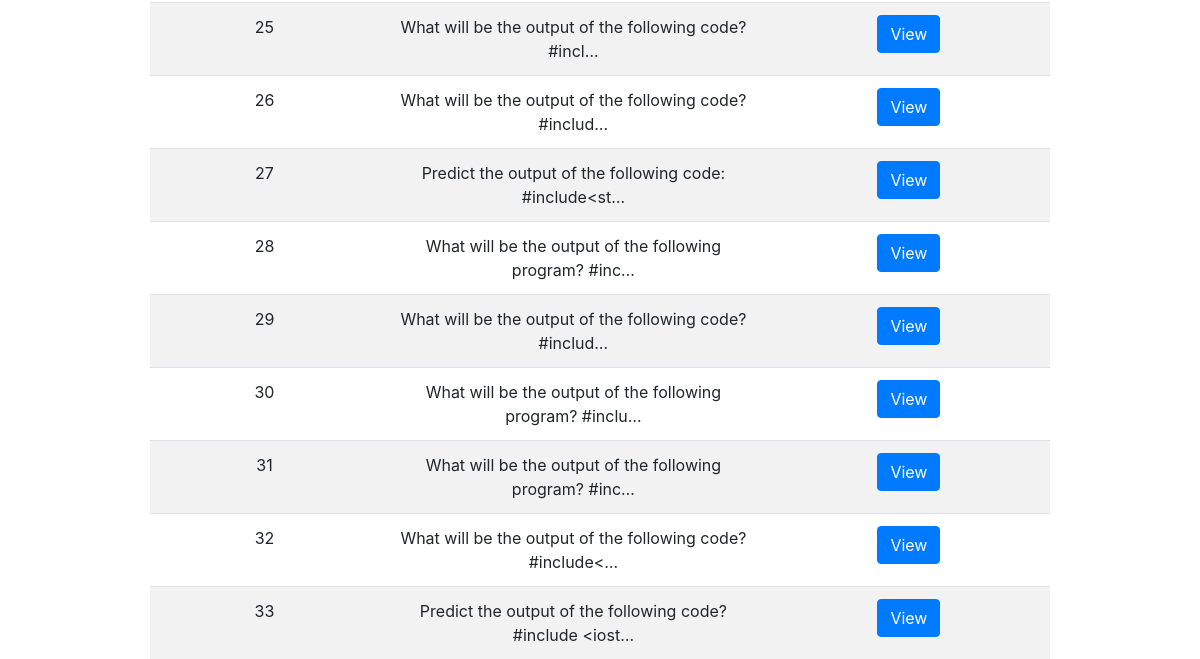
The page /questionhub/ (signed in, lower part) on the database as committed earlier.
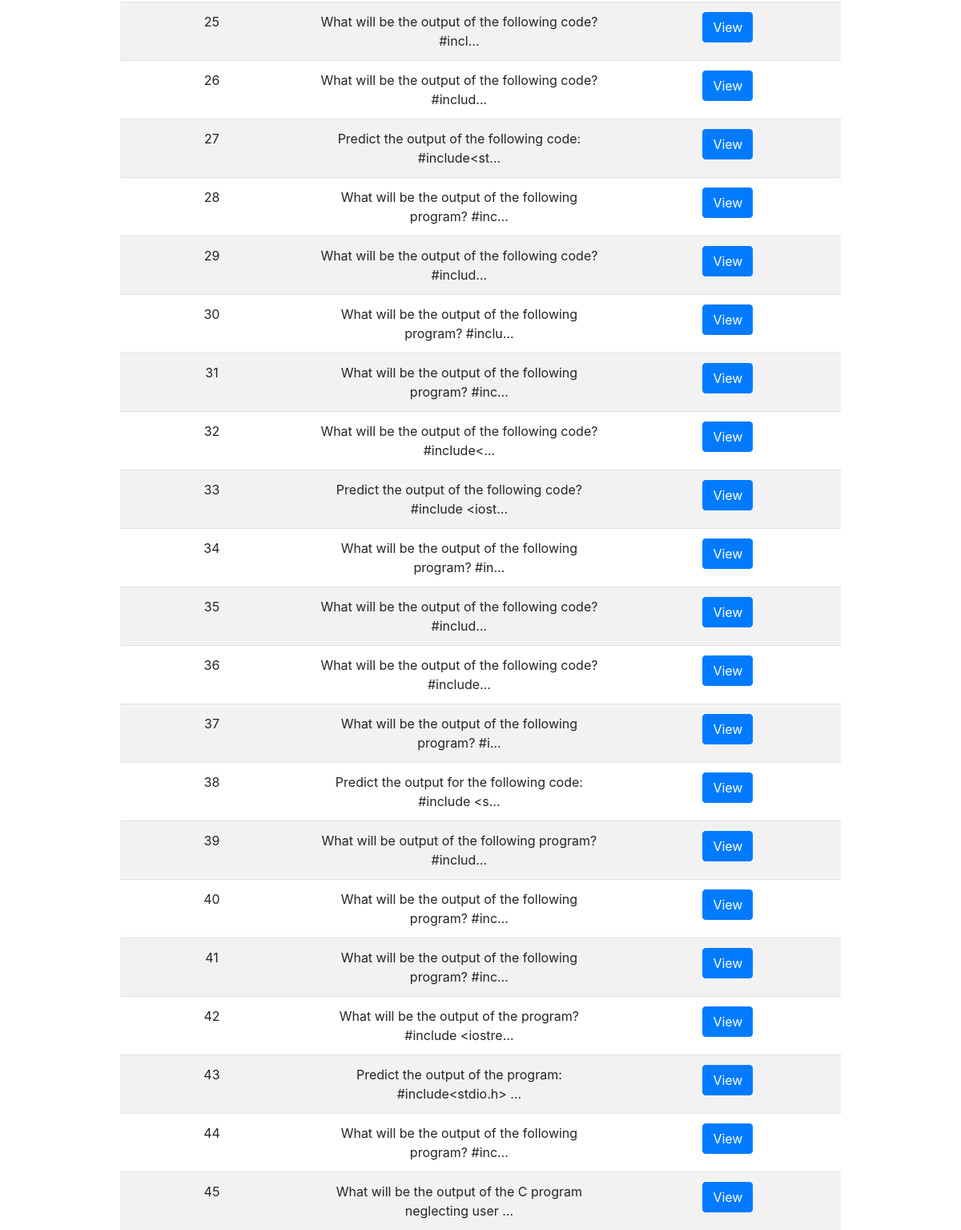
The same page on the database as committed later.
### basic_app/models.py (models this page shows)
class Questions(models.Model):
    user = models.ForeignKey(User, on_delete=models.CASCADE)
    questions = models.TextField()
    choice1 = models.CharField(max_length=126)
    choice2 = models.CharField(max_length=126)
    choice3 = models.CharField(max_length=126)
    choice4 = models.CharField(max_length=126)
    correct = models.CharField(max_length=1)

### basic_app/views.py (the view)
# urls.py: path('questionhub/', views.question_hub, name='question_hub'),
def question_hub(request):
    if request.user.is_authenticated:
        questions = Questions.objects.filter(user=request.user)
        return render(request, 'basic_app/questionHub.html', context={'questions': questions})
    else:
        return HttpResponseRedirect(reverse('register'))

### basic_app/templates/basic_app/questionHub.html (shortened to what this page needs)
<!DOCTYPE html>
<html lang="en">
<head>
</head>
<link rel="stylesheet" href="https://maxcdn.bootstrapcdn.com/bootstrap/4.3.1/css/bootstrap.min.css">
<body>
    <table class="table table-striped table-hover">
        <tbody>
          {% for question in questions %}
          <tr>
              <td>{{ forloop.counter }}</td>
              <td>{{ question.questions|truncatechars:60}}</td>
              <td><a href="{% url 'edit_question' id=question.id %}"> <button class="btn btn-primary"> View </button> </a> </td>
          </tr>
          {% endfor %}
        </tbody>
    </table>
</body>
</html>

Rows that differ between the two databases and show on the page:
added Questions: questions "What will be the output of the following program? #in…"
added Questions: questions "What will be the output of the following code? #includ…"
added Questions: questions "What will be the output of the following code? #include…"
added Questions: questions "What will be the output of the following program? #i…"
added Questions: questions "Predict the output for the following code: #include <s…"
added Questions: questions "What will be output of the following program? #includ…"
added Questions: questions "What will be the output of the following program? #inc…"
added Questions: questions "What will be the output of the following program? #inc…"
added Questions: questions "What will be the output of the program? #include <iostre…"
added Questions: questions "Predict the output of the program: #include<stdio.h> …"
added Questions: questions "What will be the output of the following program? #inc…"
added Questions: questions "What will be the output of the C program neglecting user …"
